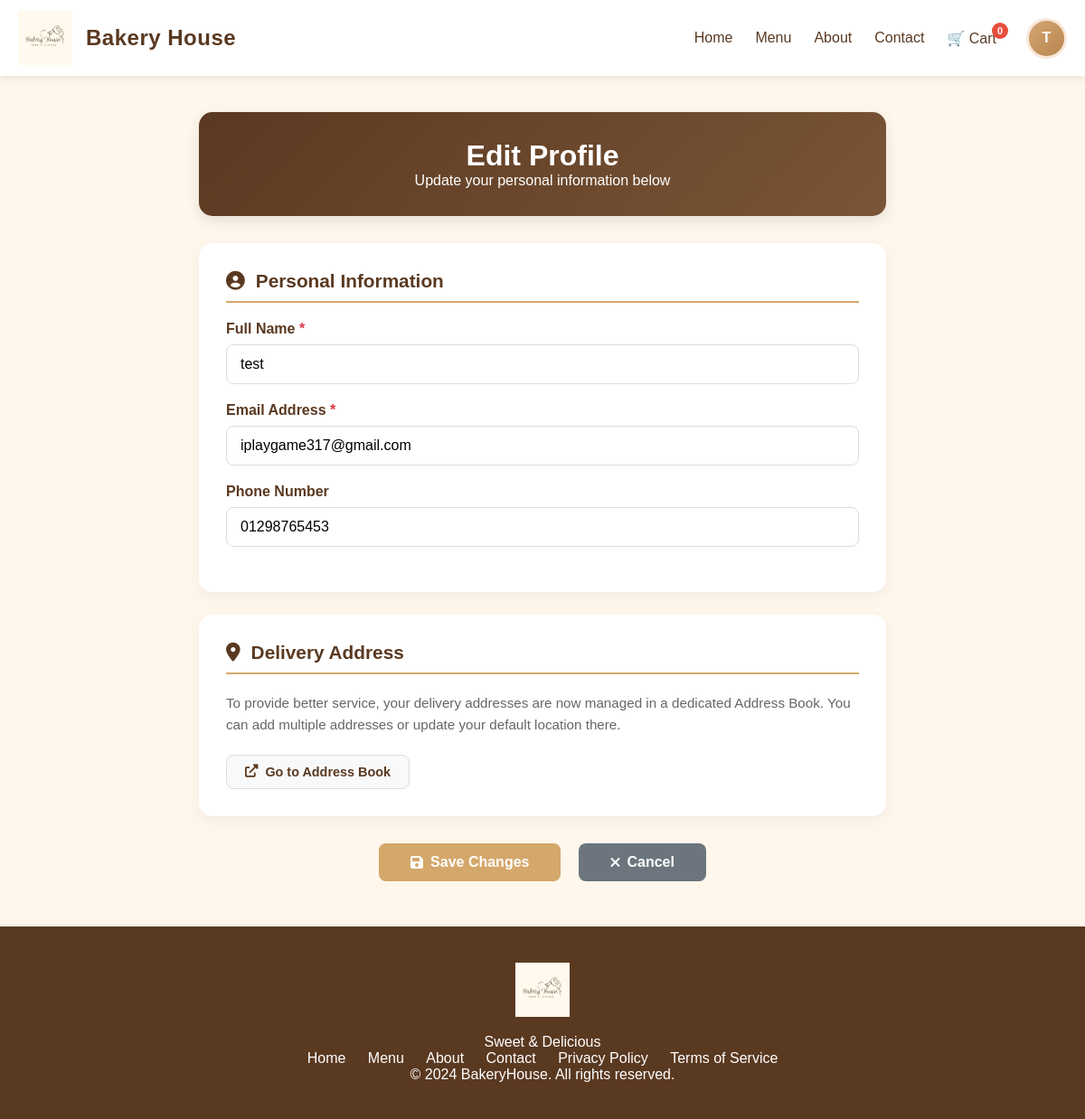
The app's page /editprofile.php (signed in) with its own data.
### tables this page shows
CREATE TABLE `user_db` (
  `id` int(11) NOT NULL,
  `name` varchar(100) NOT NULL,
  `email` varchar(255) NOT NULL,
  `password` varchar(255) NOT NULL,
  `phone` varchar(20) DEFAULT NULL,
  `address` text DEFAULT NULL,
  `created_at` timestamp NOT NULL DEFAULT current_timestamp(),
  `updated_at` timestamp NOT NULL DEFAULT current_timestamp() ON UPDATE current_timestamp()
);

### editprofile.php (the view, shortened to what this page needs)
<?php
require_once 'config.php';
$userId = $_SESSION['user_id'];
$name = $email = $phone = '';
try {
    $query = "SELECT name, email, phone FROM user_db WHERE id = ?";
    $stmt = $pdo->prepare($query);
    $stmt->execute([$userId]);
    $user = $stmt->fetch(PDO::FETCH_ASSOC);
    if ($user) {
        $name = htmlspecialchars($user['name']);
        $email = htmlspecialchars($user['email']);
        $phone = htmlspecialchars($user['phone'] ?? '');
    } else {
        session_destroy();
        header("Location: User_Login.php");
        exit();
    }
} catch (PDOException $e) {
    die("Error: " . $e->getMessage());
}
?>
<!DOCTYPE html>
<html lang="en">
<head>
    <link rel="stylesheet" href="editprofile.css?v=1.1">
    <link rel="stylesheet" href="https://cdnjs.cloudflare.com/ajax/libs/font-awesome/6.0.0/css/all.min.css">
</head>
<body>
    <?php include 'header.php'; ?>
    <main class="profile-page">
        <div class="profile-container">
            <div class="profile-header">
                <h1>Edit Profile</h1>
                <p>Update your personal information below</p>
            </div>
            <form action="editprofile.php" method="POST" class="edit-form" id="profileForm">
                <div class="info-card">
                    <h2><i class="fas fa-user-circle"></i> Personal Information</h2>
                    <div class="form-group required-field">
                        <label class="form-label">Full Name</label>
                        <input type="text" name="name" class="form-input" value="<?php echo $name; ?>" required>
                    </div>
                    <div class="form-group required-field">
                        <label class="form-label">Email Address</label>
                        <input type="email" name="email" class="form-input" value="<?php echo $email; ?>" required>
                    </div>
                    <div class="form-group">
                        <label class="form-label">Phone Number</label>
                        <input type="tel" name="phone" class="form-input" value="<?php echo $phone; ?>" placeholder="e.g., 011-2345678">
                    </div>
                </div>
                <div class="info-card">
                    <h2><i class="fas fa-map-marker-alt"></i> Delivery Address</h2>
                    <p style="color: #666; font-size: 0.95rem; line-height: 1.6; margin-bottom: 20px;">
                        To provide better service, your delivery addresses are now managed in a dedicated Address Book.
                        You can add multiple addresses or update your default location there.
                    </p>
                    <a href="manageaddress.php" class="btn btn-manage-redirect">
                        <i class="fas fa-external-link-alt"></i> Go to Address Book
                    </a>
                </div>
                <div class="action-buttons">
                    <button type="submit" class="btn btn-primary" id="saveButton">
                        <i class="fas fa-save"></i> Save Changes
                    </button>
                    <a href="profile.php" class="btn btn-secondary">
                        <i class="fas fa-times"></i> Cancel
                    </a>
                </div>
            </form>
        </div>
    </main>
    <footer>
        <div class="container">
            <div class="footer-content">
                <div class="footer-logo">
                    <img src="Bakery House Logo.png" alt="BakeryHouse">
                </div>
                <p>Sweet & Delicious</p>
                <div class="footer-links">
                    <a href="mainpage.php">Home</a>
                    <a href="menu.php">Menu</a>
                    <a href="about_us.php">About</a>
                    <a href="contact_us.php">Contact</a>
                    <a href="privacypolicy.php">Privacy Policy</a>
                    <a href="termservice.php">Terms of Service</a>
                </div>
                <p>&copy; 2024 BakeryHouse. All rights reserved.</p>
            </div>
        </div>
    </footer>
</body>
</html>

### editprofile.css (style rules this page uses)
:root { --bakery-brown: #5a3921; --bakery-gold: #d4a76a; --bakery-bg: #fff7ec; --white: #ffffff; --danger-red: #dc3545; }
* { margin: 0; padding: 0; box-sizing: border-box; }
body { background-color: var(--bakery-bg); color: #333333; font-family: 'Segoe UI', sans-serif; padding-top: 85px; }
.profile-container { max-width: 800px; margin: 40px auto; padding: 0 20px; }
.profile-header { background: linear-gradient(135deg, var(--bakery-brown) 0%, #7a5537 100%); border-radius: 15px; padding: 30px; color: var(--white); text-align: center; margin-bottom: 30px; box-shadow: 0 5px 15px rgba(0,0,0,0.1); }
.info-card { background: var(--white); border-radius: 15px; padding: 30px; margin-bottom: 25px; box-shadow: 0 5px 20px rgba(0,0,0,0.05); }
.info-card h2 { display: flex; align-items: center; gap: 12px; color: var(--bakery-brown); font-size: 1.3rem; padding-bottom: 10px; margin-bottom: 20px; border-bottom: 2px solid var(--bakery-gold); }
.form-group { margin-bottom: 20px; }
.form-label { display: block; margin-bottom: 8px; color: var(--bakery-brown); font-weight: 600; }
.required-field .form-label::after { content: " *"; color: var(--danger-red); }
.form-input, .form-textarea { width: 100%; padding: 12px 15px; border: 1.5px solid #dddddd; border-radius: 8px; font-size: 1rem; transition: 0.3s; }
.action-buttons { display: flex; justify-content: center; gap: 20px; margin-top: 30px; }
.btn { display: inline-flex; align-items: center; justify-content: center; gap: 8px; padding: 12px 35px; border: none; border-radius: 8px; font-size: 1rem; font-weight: bold; text-decoration: none; cursor: pointer; transition: 0.3s; }
.btn-primary { background: var(--bakery-gold); color: var(--white); }
.btn-secondary { background: #6c757d; color: var(--white); }
.btn-manage-redirect, .btn-manage-link { background-color: #f8f9fa; color: var(--bakery-brown); border: 1.5px solid #dddddd; padding: 10px 20px; font-size: 0.9rem; border-radius: 8px; text-decoration: none; transition: 0.3s; }
footer { padding: 40px 0; background-color: var(--bakery-brown); color: white; text-align: center; margin-top: 50px; }
.footer-logo img { height: 60px; margin-bottom: 15px; }
.footer-links a { margin: 0 10px; color: white; text-decoration: none; transition: 0.3s; }

### header.css (style rules this page uses)
:root { --main-font: 'BonvenoCF', sans-serif; --serif-font: 'AvenirNext LT Pro', serif; --main-color: #5a3921; --accent-color: #d4a76a; }
body { margin: 0; padding-top: 0 !important; font-family: var(--main-font) !important; background-color: #fff7ec; }

### records on screen
user_db: name "test", email "iplaygame317@gmail.com", phone "01298765453"

### other values on screen
substr($userName, 0, 1) "T"
